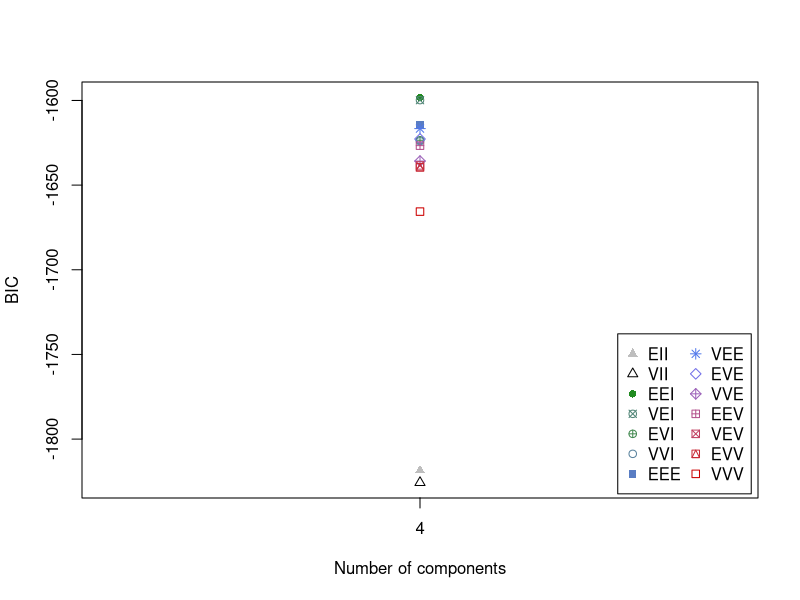
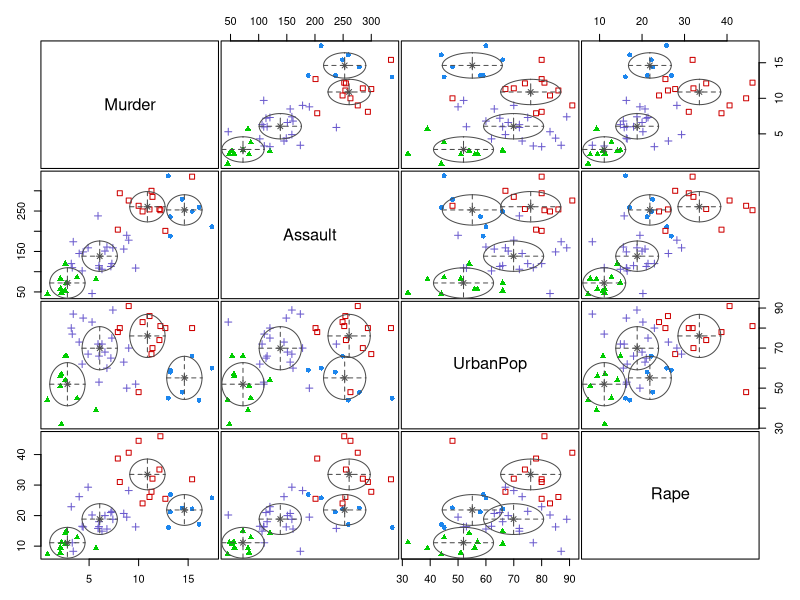
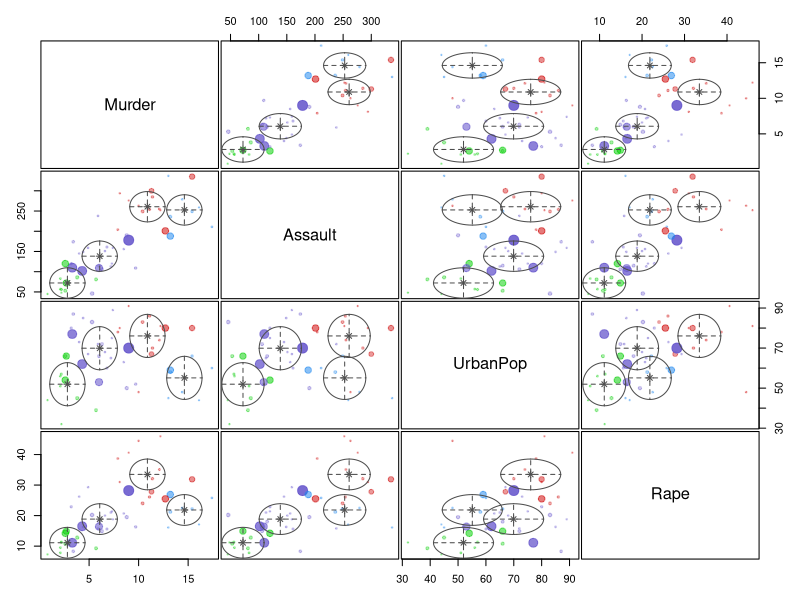
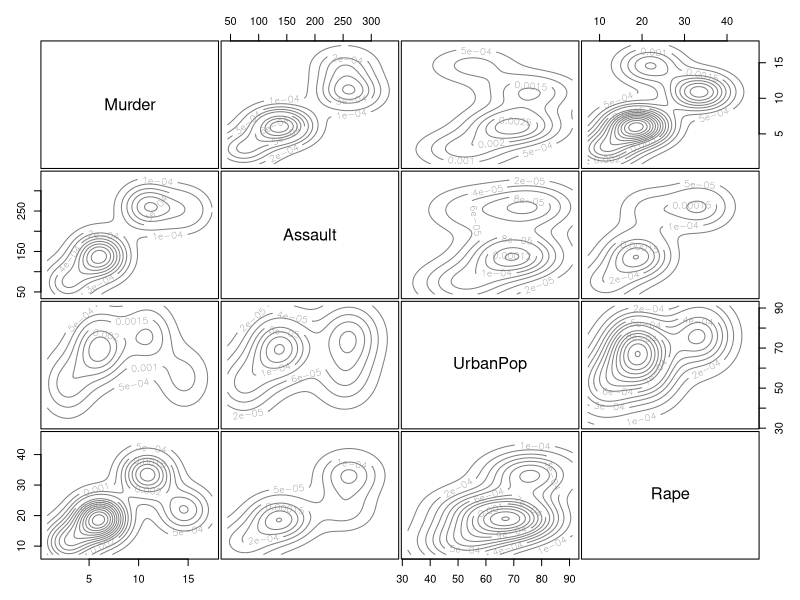
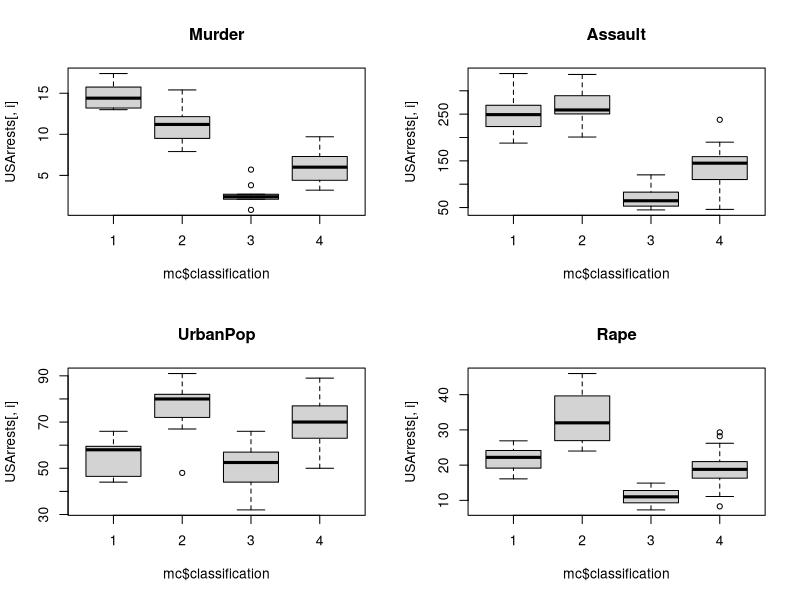
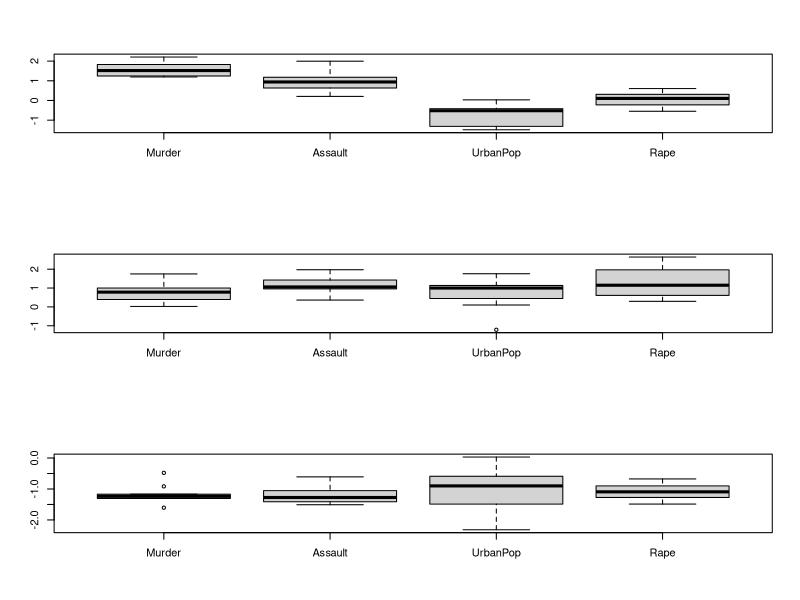
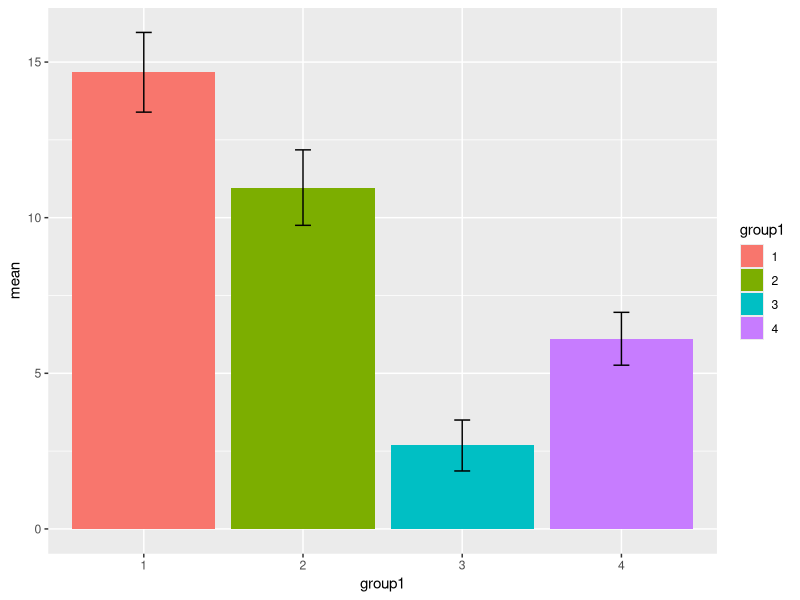

These figures' R source, in order:
install.packages("mclust")
library(mclust)
mc=Mclust(USArrests,4)
mc$classification
plot(mc)

par(mfrow=c(2,2))
for (i in 1:4){
  boxplot(USArrests[,i]~mc$classification,main=names(USArrests)[i])
}

par(mfrow=c(3,1))
for (i in 1:3){
  USArrests_s=as.data.frame(scale(USArrests))
  boxplot(USArrests_s[mc$classification==i,])
}


library(psych)
result=describeBy(USArrests[,1],group=mc$classification,mat=T)

library(ggplot2)
ggplot(result,aes(x=group1,y=mean,fill=group1))+
  geom_bar(position=position_dodge() ,stat="identity")+
  geom_errorbar(aes(ymin=mean-2*se, ymax=mean+2*se),width=0.1)


model=aov(USArrests$Murder~factor(mc$classification))
summary(model)
TukeyHSD(model)


####
setwd("C:/Users/CB103/Downloads")
jet=read.csv("jet.csv")


mc2=Mclust(jet[,2:5],2)
summary(mc2)

mc3=Mclust(jet[,2:5],3)
summary(mc3)
